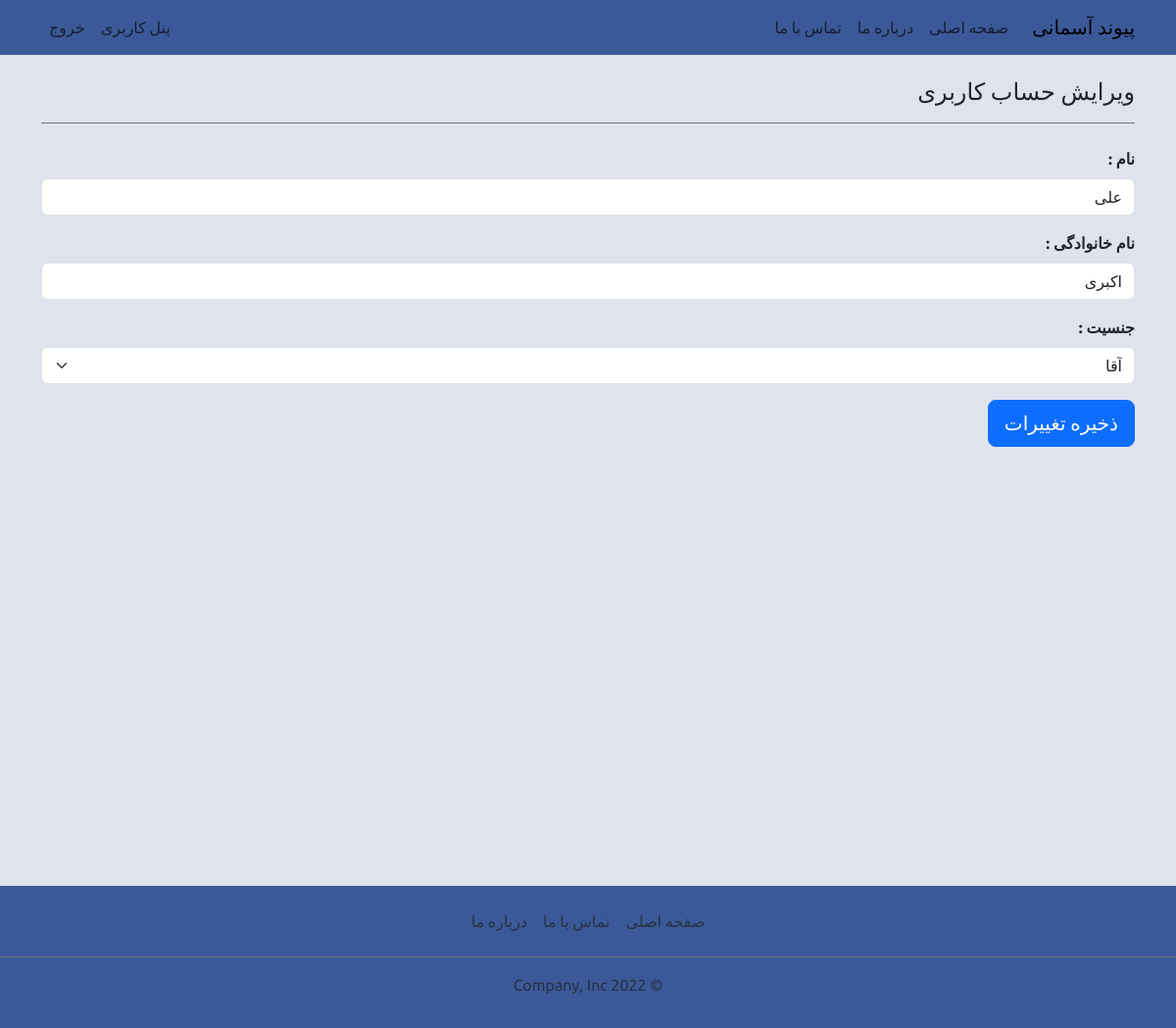
The app's page /profile_change/ (signed in) with its own data.
### account/models.py (models this page shows, shortened)
class User(AbstractBaseUser):
    PHONE_REGEX = RegexValidator(regex=r"^09\d{9}$", message="شماره موبایل اشتباه میباشد")
    phone = models.CharField("شماره موبایل", max_length=11, unique=True, validators=[PHONE_REGEX])
    first_name = models.CharField("نام", max_length=100)
    last_name = models.CharField("نام خانوادگی", max_length=100)
    gender = models.CharField("جنسیت", max_length=1, choices=GENDER_CHOICES, default="1")
    is_active = models.BooleanField("فعال", default=True)
    is_superuser = models.BooleanField("مدیر", default=False)  # superuser
    is_admin = models.BooleanField("رابط", default=False)  # connector
    is_staff = models.BooleanField("کارشناس", default=False)  # expert
    joined_date = models.DateTimeField("تاریخ ثبت نام", auto_now_add=True)
    last_login = models.DateTimeField("تاریخ آخرین ورود", auto_now=True)
    objects = UserManager()
    USERNAME_FIELD = "phone"
    class Meta:
        db_table = "users"
        managed = True
        verbose_name = "کاربر"
        verbose_name_plural = "کاربران"

### account/views.py (the view)
# urls.py: path('profile_change/', views.profile_change, name='profile_change'),
def profile_change(request):
    name = "account/profile_change.html"
    title = "ویرایش حساب کاربری"
    if request.method == "POST":
        form = ProfileChangeForm(instance=request.user, data=request.POST)
        if form.is_valid():
            form.save()
            messages.success(request, "حساب کاربری شما با موفقیت ویرایش شد")
            return redirect("account:user_dashboard")
        else:
            messages.error(request, "لطفا اطلاعات خود را بررسی و دوباره تلاش کنید.")
    else:
        form = ProfileChangeForm(instance=request.user)
    context = {"title": title, "form": form}
    return render(request, name, context)

### account/forms.py
class ProfileChangeForm(forms.ModelForm):
    class Meta:
        model = User
        fields = ("first_name", "last_name", "gender")
        widgets = {
            "first_name": forms.TextInput(attrs={"class": "form-control"}),
            "last_name": forms.TextInput(attrs={"class": "form-control"}),
            "gender": forms.Select(attrs={"class": "form-select"}),
        }

### templates/account/profile_change.html (shortened to what this page needs)
{% extends "base.html" %}
{% block header %}
{% include "navbar.html" %}
{% endblock header %}
{% block content %}
<div class="container">
  <h4 class="border-bottom border-secondary my-4 pb-3">{{ title }}</h4>
  <form method="post">
    {% include "form.html" with form=form %}
    <button type="submit" class="btn btn-primary btn-lg">ذخیره تغییرات</button>
  </form>
</div>
{% endblock content %}
{% block footer %}
{% include "footer.html" %}
{% endblock footer %}

### templates/form.html (shortened to what this page needs)
{% for field in form %}
<div class="mb-3">
  <label for="{{ field.id_for_label }}" class="form-label">
    <b>{{ field.label }} :</b>
  </label>
  {{ field }}
</div>
{% endfor %}

### static/css/main.css (style rules this page uses)
:root { --color1: #3b5998; --color2: #8b9dc3; --color3: #dfe3ee; --color4: #f7f7f7; }
body { font-family: 'Ubuntu', serif; background-color: var(--color3); }

### records on screen
User: form "علی" "اکبری" "آقا"

### other values on screen
{{ title }} "ویرایش حساب کاربری"
{{ field.label }} "نام" "نام خانوادگی" "جنسیت"
